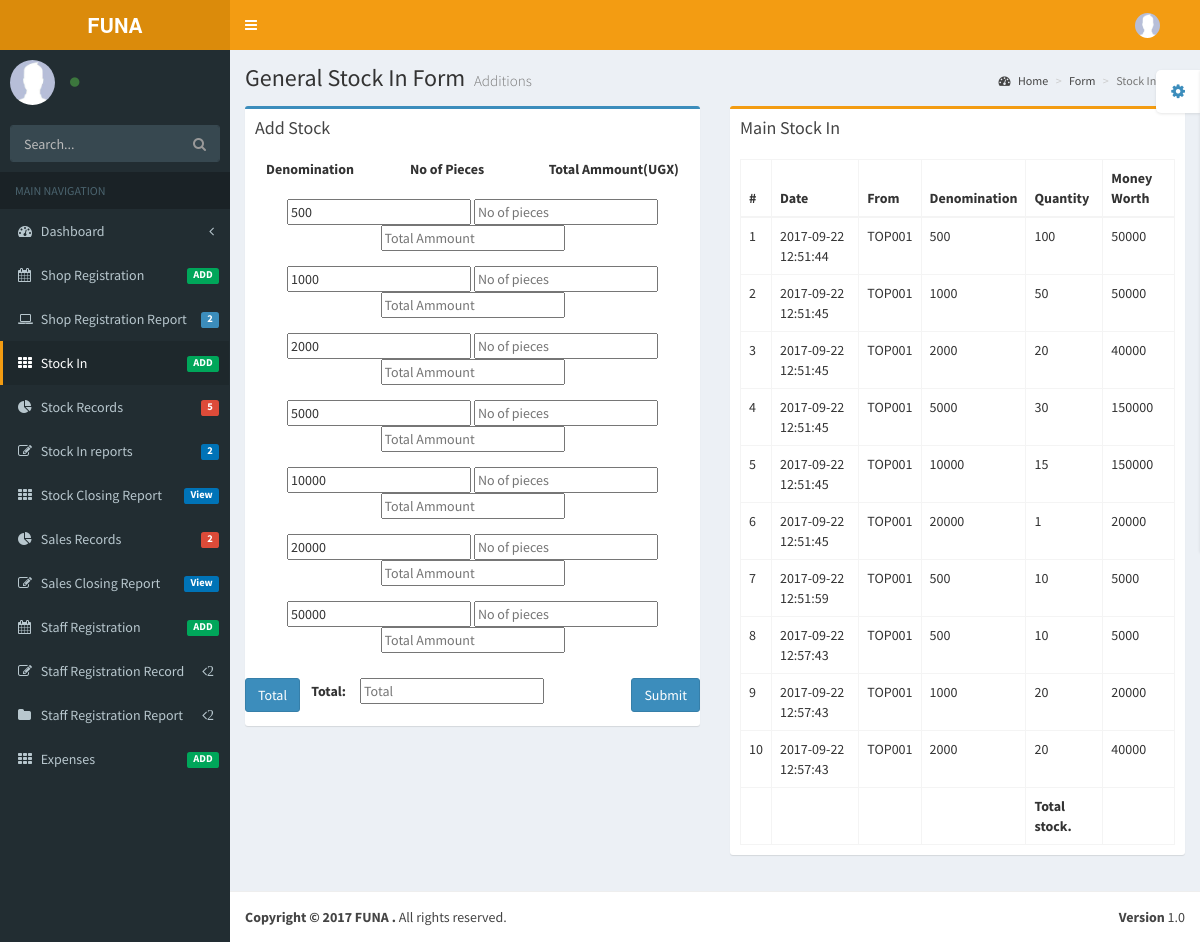
Screenshot of /pages/forms/TopStockInForm.php with the database file from the repository.
### tables this page shows
CREATE TABLE `mainofficestock` (
  `AfricelIssueID` int(15) NOT NULL,
  `Date` datetime NOT NULL DEFAULT CURRENT_TIMESTAMP,
  `Denomination` int(11) NOT NULL,
  `Quantity` int(11) NOT NULL,
  `MoneyWorth` int(11) NOT NULL,
  `IssuedBy` varchar(15) NOT NULL,
  `ApprovalStatus` varchar(15) NOT NULL,
  `ApprovedBy` varchar(15) NOT NULL
);

### pages/forms/TopStockInForm.php (the view, shortened to what this page needs)
<!DOCTYPE html>
<html>
  <head>
    <link href="../../bootstrap/css/bootstrap.min.css" rel="stylesheet" type="text/css" />
    <link href="https://maxcdn.bootstrapcdn.com/font-awesome/4.3.0/css/font-awesome.min.css" rel="stylesheet" type="text/css" />
    <link href="http://code.ionicframework.com/ionicons/2.0.0/css/ionicons.min.css" rel="stylesheet" type="text/css" />
    <link href="../../dist/css/AdminLTE.min.css" rel="stylesheet" type="text/css" />
    <link href="../../dist/css/skins/_all-skins.min.css" rel="stylesheet" type="text/css" />
  </head>
  <body class="skin-yellow">
    <div class="wrapper">
      <header class="main-header">
        <a href="../../DashBoard.php" class="logo"><b>FUNA</b></a>
        <nav class="navbar navbar-static-top" role="navigation">
          <a href="#" class="sidebar-toggle" data-toggle="offcanvas" role="button">
          </a>
          <div class="navbar-custom-menu">
            <ul class="nav navbar-nav">
              <li class="dropdown user user-menu">
                <a href="#" class="dropdown-toggle" data-toggle="dropdown">
                  <img src="../../dist/img/user2-160x160.jpg" class="user-image" alt="User Image"/>
                </a>
              </li>
            </ul>
          </div>
        </nav>
      </header>
      <aside class="main-sidebar">
        <section class="sidebar">
          <div class="user-panel">
            <div class="pull-left image">
              <img src="../../dist/img/user2-160x160.jpg" class="img-circle" alt="User Image" />
            </div>
            <div class="pull-left info">
              <a href="#"><i class="fa fa-circle text-success"></i><?php echo $_SESSION['Shop'];?></a>
            </div>
          </div>
          <form action="#" method="get" class="sidebar-form">
            <div class="input-group">
              <input type="text" name="q" class="form-control" placeholder="Search..."/>
              <span class="input-group-btn">
                <button type='submit' name='seach' id='search-btn' class="btn btn-flat"><i class="fa fa-search"></i></button>
              </span>
            </div>
          </form>
          <ul class="sidebar-menu">
            <li class="header">MAIN NAVIGATION</li>
            <li class="treeview">
              <a href="#">
                <i class="fa fa-dashboard"></i> <span>Dashboard</span> <i class="fa fa-angle-left pull-right"></i>
              </a>
            </li>
            <li>
              <a href="RegionRegForm.php">
                <i class="fa fa-calendar"></i> <span>Shop Registration</span> <small class="label pull-right bg-green">ADD</small>
              </a>
            </li>
              <li class="treeview">
              <a href="#">
                <i class="fa fa-laptop"></i>
                <span>Shop Registration Report</span>
                <span class="label label-primary pull-right">2</span>
              </a>
            </li>
            <li class="active">
              <a href="TopStockInForm.php">
                <i class="fa fa-th"></i> <span>Stock In</span> <small class="label pull-right bg-green">ADD</small>
              </a>
            </li>
            <li class="treeview">
              <a href="#">
                <i class="fa fa-pie-chart"></i>
                <span>Stock Records</span>
                 <small class="label pull-right bg-red">5</small>
              </a>
            </li>
            <li class="treeview">
              <a href="#">
                <i class="fa fa-edit"></i> <span>Stock In reports</span>
                 <small class="label pull-right bg-blue">2</small>
              </a>
            </li>
               <li>
              <a href="../examples/StockInClosingReport.php">
                <i class="fa fa-th"></i> <span>Stock Closing Report </span> <small class="label pull-right bg-blue">View</small>
              </a>
            </li>
             <li class="treeview">
              <a href="#">
                <i class="fa fa-pie-chart"></i>
                <span>Sales Records</span>
                 <small class="label pull-right bg-red">2</small>
              </a>
            </li>
            <li class="treeview">
              <a href="../examples/SalesClosingReport.php">
                <i class="fa fa-edit"></i> <span>Sales Closing Report</span>
                 <small class="label pull-right bg-blue">View</small>
              </a>
            </li>
            <li>
              <a href="StaffRegistration.php">
                <i class="fa fa-calendar"></i> <span>Staff Registration</span>
                <small class="label pull-right bg-green">ADD</small>
              </a>
            </li>
            <li class="treeview">
              <a href="#">
                <i class="fa fa-edit"></i> <span>Staff Registration Record</span>
                <i class="fa fa-angle-left pull-right">2</i>
              </a>
            </li>
            <li class="treeview">
              <a href="#">
                <i class="fa fa-folder"></i> <span>Staff Registration Report</span>
                <i class="fa fa-angle-left pull-right">2</i>
              </a>
            </li>
             <li>
              <a href="expenses.php">
                <i class="fa fa-th"></i> <span>Expenses</span> <small class="label pull-right bg-green">ADD</small>
              </a>
            </li>
          </ul>
        </section>
      </aside>
      <div class="content-wrapper">
        <section class="content-header">
          <h1>
            General Stock In Form
            <small>Additions</small>
          </h1>
          <ol class="breadcrumb">
            <li><a href="../../DashBoard.php"><i class="fa fa-dashboard"></i> Home</a></li>
            <li><a href="StockInForm.php">Form</a></li>
            <li class="active">Stock In Form</li>
          </ol>
        </section>
        <section class="content">
          <div class="row">
            <div class="col-md-6">
              <div class="box box-primary">
                <div class="box-header">
                  <h3 class="box-title">Add Stock</h3>
                </div>
                <form action="../../includes/TopInsertStockIn.php" method="post">
                  <div class="box-body">
                  <div class="form-group" align="center">
                    <label for="exampleInputPassword1">Denomination </label> 										&nbsp;&nbsp;&nbsp;&nbsp;&nbsp;&nbsp;&nbsp;&nbsp;&nbsp;&nbsp;&nbsp;&nbsp;&nbsp;&nbsp;&nbsp;&nbsp;&nbsp;&nbsp;
                     <label for="exampleInputPassword1">No of Pieces </label>
                      <label for="exampleInputPassword1">Total Ammount(UGX) </label>
                    </div>
                  	<div class="form-group" align="center">
                      <input type="number" class="form-horizontal" name="deno500" value="500"  placeholder="500" readonly>
                      <input type="number" class="form-horizontal" name="deno500pie" id="deno500pie" oninput="calculate500()" placeholder="No of pieces">
                        <input type="number" class="form-horizontal" name="deno500amm" id="deno500amm" placeholder="Total Ammount" readonly>
                    </div>
                    <div class="form-group" align="center">
                      <input type="number" class="form-horizontal" name="deno1000" value="1000" placeholder="1000" readonly>
                      <input type="number"class="form-horizontal" name="deno1000pie"id="deno1000pie" oninput="calculate1000()" placeholder="No of pieces">
                        <input type="number" class="form-horizontal" name="deno1000amm" id="deno1000amm" placeholder="Total Ammount" readonly>
                    </div>
                    <div class="form-group" align="center">
                      <input type="number" class="form-horizontal" name="deno2000" value="2000" placeholder="2000" readonly>
                      <input type="number"class="form-horizontal" name="deno2000pie"id="deno2000pie" oninput="calculate2000()" placeholder="No of pieces">
                        <input type="number" class="form-horizontal" name="deno2000amm"id="deno2000amm" placeholder="Total Ammount" readonly>
                    </div>
                    <div class="form-group" align="center">
                      <input type="number" class="form-horizontal" name="deno5000" value="5000" placeholder="5000" readonly>
                      <input type="number"class="form-horizontal"name="deno5000pie"id="deno5000pie"  oninput="calculate5000()" placeholder="No of pieces">
                        <input type="number" class="form-horizontal" name="deno5000amm"id="deno5000amm" placeholder="Total Ammount" readonly>
                    </div>
                    <div class="form-group" align="center">
                      <input type="number" class="form-horizontal" name="deno10000" value="10000" placeholder="10000"  readonly>
                      <input type="number"class="form-horizontal"name="deno10000pie"id="deno10000pie"oninput="calculate10000()"placeholder="No of pieces">
                        <input type="number" class="form-horizontal" name="deno10000amm"id="deno10000amm" placeholder="Total Ammount" readonly>
                    </div>
                   <div class="form-group" align="center">
                      <input type="number" class="form-horizontal" name="deno20000" value="20000" placeholder="20000" readonly>
                      <input type="number"class="form-horizontal"name="deno20000pie"id="deno20000pie"oninput="calculate20000()"placeholder="No of pieces">
                        <input type="number" class="form-horizontal" name="deno20000amm"id="deno20000amm" placeholder="Total Ammount" readonly>
                    </div>
                    <div class="form-group" align="center">
                     <input type="number" class="form-horizontal" name="deno50000" value="50000" placeholder="50000" readonly>
                     <input type="number"class="form-horizontal"name="deno50000pie"id="deno50000pie"oninput="calculate50000()"placeholder="No of pieces">
                       <input type="number"class="form-horizontal"name="deno50000amm"id="deno50000amm"placeholder="Total Ammount"readonly>
                    </div>
                  </div>
                      <button type="submit" name="submit" Value="submit"  class="btn btn-primary pull-right">Submit</button>
                </form>
                <div>
                <button type="submit"name="total"Value="total" onClick="calculatetotal()" class="btn btn-primary pull-left">   Total</button> 	&nbsp;&nbsp;&nbsp;
              <label for="exampleInputPassword1">Total: </label> &nbsp;&nbsp;&nbsp;
                     <input type="number" class="form-horizontal" name="overallammount" id="overallammount" placeholder="Total" readonly>
                  </div>
                  <div>&nbsp;</div>
              </div>
</div>
            <div class="col-md-6">
              <div class="box box-warning">
                <div class="box-header">
                  <h3 class="box-title"> Main Stock In</h3>
                </div>
                <div class="box-body">
                   <table id="example2" class="table table-bordered table-hover">
                    <thead>
                       <tr>
                    <th style="width: 10px">#</th>
                      <th>Date</th>
                      <th>From</th>
                      <th>Denomination</th>
                      <th>Quantity</th>
                      <th>Money Worth</th>
                    </tr>
                    </thead>
                    <tbody>
                      <?php
require_once('../../connect/connect.php');
$sales9 ="SELECT Date,Denomination,Quantity,MoneyWorth,IssuedBy FROM `mainofficestock`";
$result9=mysqli_query($link,$sales9);
$counter5=1;
while($row9=mysqli_fetch_assoc($result9)){
                    echo" <tr>";
                     echo "<td>".$counter5."</td>";
                     echo  "<td>".$row9['Date']."</td>";
                     echo  "<td>".$row9['IssuedBy']."</td>";
					 echo  "<td>".$row9['Denomination']."</td>";
					 echo  "<td>".$row9['Quantity']."</td>";
					  echo  "<td>".$row9['MoneyWorth']."</td>";
                   echo" </tr>" ;
				   $counter5++;
}
					?>
                    </tbody>
                    <tfoot>
                      <tr>
                       <th></th>
                       <th></th>
                        <th></th>
                        <th></th>
                         <th>Total stock.</th>
                         <th><?php
						  ?></th>
                      </tr>
                    </tfoot>
                  </table>
                </div>
              </div>
            </div>
             <div class="col-md-6">
             </div>
          </div>
        </section>
      </div>
      <footer class="main-footer">
        <div class="pull-right hidden-xs">
          <b>Version</b> 1.0
        </div>
        <strong>Copyright &copy; 2017 FUNA .</strong> All rights reserved.
      </footer>
    </div>
  </body>
</html>

### rows the page displays
mainofficestock: Date "2017-09-22 12:51:44", IssuedBy "TOP001", Denomination "500", Quantity "100", MoneyWorth "50000"
mainofficestock: Date "2017-09-22 12:51:45", IssuedBy "TOP001", Denomination "1000", Quantity "50", MoneyWorth "50000"
mainofficestock: Date "2017-09-22 12:51:45", IssuedBy "TOP001", Denomination "2000", Quantity "20", MoneyWorth "40000"
mainofficestock: Date "2017-09-22 12:51:45", IssuedBy "TOP001", Denomination "5000", Quantity "30", MoneyWorth "150000"
mainofficestock: Date "2017-09-22 12:51:45", IssuedBy "TOP001", Denomination "10000", Quantity "15", MoneyWorth "150000"
mainofficestock: Date "2017-09-22 12:51:45", IssuedBy "TOP001", Denomination "20000", Quantity "1", MoneyWorth "20000"
mainofficestock: Date "2017-09-22 12:51:59", IssuedBy "TOP001", Denomination "500", Quantity "10", MoneyWorth "5000"
mainofficestock: Date "2017-09-22 12:57:43", IssuedBy "TOP001", Denomination "500", Quantity "10", MoneyWorth "5000"
mainofficestock: Date "2017-09-22 12:57:43", IssuedBy "TOP001", Denomination "1000", Quantity "20", MoneyWorth "20000"
mainofficestock: Date "2017-09-22 12:57:43", IssuedBy "TOP001", Denomination "2000", Quantity "20", MoneyWorth "40000"
